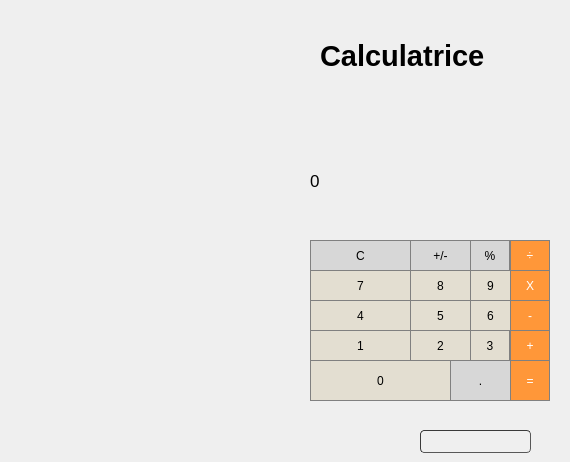
         <widget class="QWidget" name="page_8">
          <widget class="QLabel" name="label_12">
           <property name="geometry">
            <rect>
             <x>320</x>
             <y>20</y>
             <width>241</width>
             <height>71</height>
            </rect>
           </property>
           <property name="font">
            <font>
             <pointsize>22</pointsize>
             <weight>75</weight>
             <bold>true</bold>
            </font>
           </property>
           <property name="text">
            <string>Calculatrice</string>
           </property>
          </widget>
          <widget class="QLabel" name="label_52">
           <property name="geometry">
            <rect>
             <x>310</x>
             <y>120</y>
             <width>241</width>
             <height>121</height>
            </rect>
           </property>
           <property name="font">
            <font>
             <pointsize>13</pointsize>
            </font>
           </property>
           <property name="styleSheet">
            <string notr="true">QLabel {
	qproperty-alignment: 'AlignVCenter | AlignRight';
	border: 1px solid gray;
background-color:rgb(227, 222, 209)

}

background-color : white;</string>
           </property>
           <property name="text">
            <string>0</string>
           </property>
          </widget>
          <widget class="QPushButton" name="pushButton_C">
           <property name="geometry">
            <rect>
             <x>310</x>
             <y>240</y>
             <width>101</width>
             <height>31</height>
            </rect>
           </property>
           <property name="styleSheet">
            <string notr="true">QPushButton {
  background-color: rgb(215, 215, 215);
  border: 1px solid gray;
}
QPushButton:pressed {
    background-color: qlineargradient(x1: 0, y1: 0, x2: 0, y2: 1,
                                      stop: 0 #BEBEBE, stop: 1 #D7D7D7);
}</string>
           </property>
           <property name="text">
            <string>C</string>
           </property>
          </widget>
          <widget class="QPushButton" name="pushButton_signal">
           <property name="geometry">
            <rect>
             <x>410</x>
             <y>240</y>
             <width>61</width>
             <height>31</height>
            </rect>
           </property>
           <property name="styleSheet">
            <string notr="true">QPushButton {
  background-color: rgb(215, 215, 215);
  border: 1px solid gray;
}
QPushButton:pressed {
    background-color: qlineargradient(x1: 0, y1: 0, x2: 0, y2: 1,
                                      stop: 0 #BEBEBE, stop: 1 #D7D7D7);
}</string>
           </property>
           <property name="text">
            <string>+/-</string>
           </property>
          </widget>
          <widget class="QPushButton" name="pushButton_porcentage">
           <property name="geometry">
            <rect>
             <x>470</x>
             <y>240</y>
             <width>40</width>
             <height>31</height>
            </rect>
           </property>
           <property name="styleSheet">
            <string notr="true">QPushButton {
  background-color: rgb(215, 215, 215);
  border: 1px solid gray;
}
QPushButton:pressed {
    background-color: qlineargradient(x1: 0, y1: 0, x2: 0, y2: 1,
                                      stop: 0 #BEBEBE, stop: 1 #D7D7D7);
}</string>
           </property>
           <property name="text">
            <string>%</string>
           </property>
          </widget>
          <widget class="QPushButton" name="pushButton_division">
           <property name="geometry">
            <rect>
             <x>510</x>
             <y>240</y>
             <width>40</width>
             <height>31</height>
            </rect>
           </property>
           <property name="styleSheet">
            <string notr="true">QPushButton {
  background-color: rgb(255, 151, 57);
  color: white; 
  border: 1px solid gray;
}

QPushButton:pressed {
    background-color: qlineargradient(x1: 0, y1: 0, x2: 0, y2: 1,
                                      stop: 0 #FF7832, stop: 1 #FF9739);
}</string>
           </property>
           <property name="text">
            <string>÷</string>
           </property>
          </widget>
          <widget class="QPushButton" name="pushButt7">
           <property name="geometry">
            <rect>
             <x>310</x>
             <y>270</y>
             <width>101</width>
             <height>31</height>
            </rect>
           </property>
           <property name="styleSheet">
            <string notr="true">QPushButton {
   border: 1px solid gray;
background-color:rgb(227, 222, 209)

}
QPushButton:pressed {
    background-color: qlineargradient(x1: 0, y1: 0, x2: 0, y2: 1,
                                      stop: 0 #dadbde, stop: 1 #f6f7fa);
}</string>
           </property>
           <property name="text">
            <string>7</string>
           </property>
          </widget>
          <widget class="QPushButton" name="pushButt4">
           <property name="geometry">
            <rect>
             <x>310</x>
             <y>300</y>
             <width>101</width>
             <height>31</height>
            </rect>
           </property>
           <property name="styleSheet">
            <string notr="true">QPushButton {
   border: 1px solid gray;
background-color:rgb(227, 222, 209)

}
QPushButton:pressed {
    background-color: qlineargradient(x1: 0, y1: 0, x2: 0, y2: 1,
                                      stop: 0 #dadbde, stop: 1 #f6f7fa);
}</string>
           </property>
           <property name="text">
            <string>4</string>
           </property>
          </widget>
          <widget class="QPushButton" name="pushButt1">
           <property name="geometry">
            <rect>
             <x>310</x>
             <y>330</y>
             <width>101</width>
             <height>31</height>
            </rect>
           </property>
           <property name="styleSheet">
            <string notr="true">QPushButton {
   border: 1px solid gray;
background-color:rgb(227, 222, 209)

}
QPushButton:pressed {
    background-color: qlineargradient(x1: 0, y1: 0, x2: 0, y2: 1,
                                      stop: 0 #dadbde, stop: 1 #f6f7fa);
}</string>
           </property>
           <property name="text">
            <string>1</string>
           </property>
          </widget>
          <widget class="QPushButton" name="pushButton_0">
           <property name="geometry">
            <rect>
             <x>310</x>
             <y>360</y>
             <width>141</width>
             <height>41</height>
            </rect>
           </property>
           <property name="styleSheet">
            <string notr="true">QPushButton {
   border: 1px solid gray;
background-color:rgb(227, 222, 209)

}
QPushButton:pressed {
    background-color: qlineargradient(x1: 0, y1: 0, x2: 0, y2: 1,
                                      stop: 0 #dadbde, stop: 1 #f6f7fa);
}</string>
           </property>
           <property name="text">
            <string>0</string>
           </property>
          </widget>
          <widget class="QPushButton" name="pushButt8">
           <property name="geometry">
            <rect>
             <x>410</x>
             <y>270</y>
             <width>61</width>
             <height>31</height>
            </rect>
           </property>
           <property name="styleSheet">
            <string notr="true">QPushButton {
   border: 1px solid gray;
background-color:rgb(227, 222, 209)
}
QPushButton:pressed {
    background-color: qlineargradient(x1: 0, y1: 0, x2: 0, y2: 1,
                                      stop: 0 #dadbde, stop: 1 #f6f7fa);
}</string>
           </property>
           <property name="text">
            <string>8</string>
           </property>
          </widget>
          <widget class="QPushButton" name="pushButt5">
           <property name="geometry">
            <rect>
             <x>410</x>
             <y>300</y>
             <width>61</width>
             <height>31</height>
            </rect>
           </property>
           <property name="styleSheet">
            <string notr="true">QPushButton {
   border: 1px solid gray;
background-color:rgb(227, 222, 209)

}
QPushButton:pressed {
    background-color: qlineargradient(x1: 0, y1: 0, x2: 0, y2: 1,
                                      stop: 0 #dadbde, stop: 1 #f6f7fa);
}</string>
           </property>
           <property name="text">
            <string>5</string>
           </property>
          </widget>
          <widget class="QPushButton" name="pushButt2">
           <property name="geometry">
            <rect>
             <x>410</x>
             <y>330</y>
             <width>61</width>
             <height>31</height>
            </rect>
           </property>
           <property name="styleSheet">
            <string notr="true">QPushButton {
   border: 1px solid gray;
background-color:rgb(227, 222, 209)

}
QPushButton:pressed {
    background-color: qlineargradient(x1: 0, y1: 0, x2: 0, y2: 1,
                                      stop: 0 #dadbde, stop: 1 #f6f7fa);
}</string>
           </property>
           <property name="text">
            <string>2</string>
           </property>
          </widget>
          <widget class="QPushButton" name="pushButton_point">
           <property name="geometry">
            <rect>
             <x>450</x>
             <y>360</y>
             <width>61</width>
             <height>41</height>
            </rect>
           </property>
           <property name="styleSheet">
            <string notr="true">QPushButton {
  background-color: rgb(215, 215, 215);
  border: 1px solid gray;
}
QPushButton:pressed {
    background-color: qlineargradient(x1: 0, y1: 0, x2: 0, y2: 1,
                                      stop: 0 #BEBEBE, stop: 1 #D7D7D7);
}</string>
           </property>
           <property name="text">
            <string>.</string>
           </property>
          </widget>
          <widget class="QPushButton" name="pushButton_equal">
           <property name="geometry">
            <rect>
             <x>510</x>
             <y>360</y>
             <width>40</width>
             <height>41</height>
            </rect>
           </property>
           <property name="styleSheet">
            <string notr="true">QPushButton {
  background-color: rgb(255, 151, 57);
  color: white; 
  border: 1px solid gray;
}

QPushButton:pressed {
    background-color: qlineargradient(x1: 0, y1: 0, x2: 0, y2: 1,
                                      stop: 0 #FF7832, stop: 1 #FF9739);
}</string>
           </property>
           <property name="text">
            <string>=</string>
           </property>
          </widget>
          <widget class="QPushButton" name="pushButt3">
           <property name="geometry">
            <rect>
             <x>470</x>
             <y>330</y>
             <width>40</width>
             <height>31</height>
            </rect>
           </property>
           <property name="styleSheet">
            <string notr="true">QPushButton {
   border: 1px solid gray;
background-color:rgb(227, 222, 209)

}
QPushButton:pressed {
    background-color: qlineargradient(x1: 0, y1: 0, x2: 0, y2: 1,
                                      stop: 0 #dadbde, stop: 1 #f6f7fa);
}</string>
           </property>
           <property name="text">
            <string>3</string>
           </property>
          </widget>
          <widget class="QPushButton" name="pushButton_plus">
           <property name="geometry">
            <rect>
             <x>510</x>
             <y>330</y>
             <width>40</width>
             <height>31</height>
            </rect>
           </property>
           <property name="styleSheet">
            <string notr="true">QPushButton {
  background-color: rgb(255, 151, 57);
  color: white; 
  border: 1px solid gray;
}

QPushButton:pressed {
    background-color: qlineargradient(x1: 0, y1: 0, x2: 0, y2: 1,
                                      stop: 0 #FF7832, stop: 1 #FF9739);
}</string>
           </property>
           <property name="text">
            <string>+</string>
           </property>
          </widget>
          <widget class="QPushButton" name="pushButt6">
           <property name="geometry">
            <rect>
             <x>470</x>
             <y>300</y>
             <width>41</width>
             <height>31</height>
            </rect>
           </property>
           <property name="styleSheet">
            <string notr="true">QPushButton {
   border: 1px solid gray;
background-color:rgb(227, 222, 209)

}
QPushButton:pressed {
    background-color: qlineargradient(x1: 0, y1: 0, x2: 0, y2: 1,
                                      stop: 0 #dadbde, stop: 1 #f6f7fa);
}</string>
           </property>
           <property name="text">
            <string>6</string>
           </property>
          </widget>
          <widget class="QPushButton" name="pushButt9">
           <property name="geometry">
            <rect>
             <x>470</x>
             <y>270</y>
             <width>41</width>
             <height>31</height>
            </rect>
           </property>
           <property name="styleSheet">
            <string notr="true">QPushButton {
   border: 1px solid gray;
background-color :rgb(227, 222, 209)
}
QPushButton:pressed {
    background-color: qlineargradient(x1: 0, y1: 0, x2: 0, y2: 1,
                                      stop: 0 #dadbde, stop: 1 #f6f7fa);
}</string>
           </property>
           <property name="text">
            <string>9</string>
           </property>
          </widget>
          <widget class="QPushButton" name="pushButton_minus">
           <property name="geometry">
            <rect>
             <x>510</x>
             <y>300</y>
             <width>40</width>
             <height>31</height>
            </rect>
           </property>
           <property name="styleSheet">
            <string notr="true">QPushButton {
  background-color: rgb(255, 151, 57);
  color: white; 
  border: 1px solid gray;
}

QPushButton:pressed {
    background-color: qlineargradient(x1: 0, y1: 0, x2: 0, y2: 1,
                                      stop: 0 #FF7832, stop: 1 #FF9739);
}</string>
           </property>
           <property name="text">
            <string>-</string>
           </property>
          </widget>
          <widget class="QPushButton" name="pushButton_times">
           <property name="geometry">
            <rect>
             <x>510</x>
             <y>270</y>
             <width>40</width>
             <height>31</height>
            </rect>
           </property>
           <property name="styleSheet">
            <string notr="true">QPushButton {
  background-color: rgb(255, 151, 57);
  color: white; 
  border: 1px solid gray;
}

QPushButton:pressed {
    background-color: qlineargradient(x1: 0, y1: 0, x2: 0, y2: 1,
                                      stop: 0 #FF7832, stop: 1 #FF9739);
}</string>
           </property>
           <property name="text">
            <string>X</string>
           </property>
          </widget>
          <widget class="QPushButton" name="Annuler_3">
           <property name="geometry">
            <rect>
             <x>420</x>
             <y>430</y>
             <width>111</width>
             <height>23</height>
            </rect>
           </property>
           <property name="styleSheet">
            <string notr="true">	border-width: 1px; border-radius: 4px;
image: url(:/new/prefix1/icons/icons8_back_to_200px.png);
	border-color: rgb(58, 58, 58);
	border-style: inset;
	padding: 0 8px;


	selection-color: rgb(60, 63, 65);</string>
           </property>
           <property name="text">
            <string/>
           </property>
           <property name="icon">
            <iconset>
             <normaloff>:/icons/icons8_back_to_200px.png</normaloff>:/icons/icons8_back_to_200px.png</iconset>
           </property>
          </widget>
         </widget>
